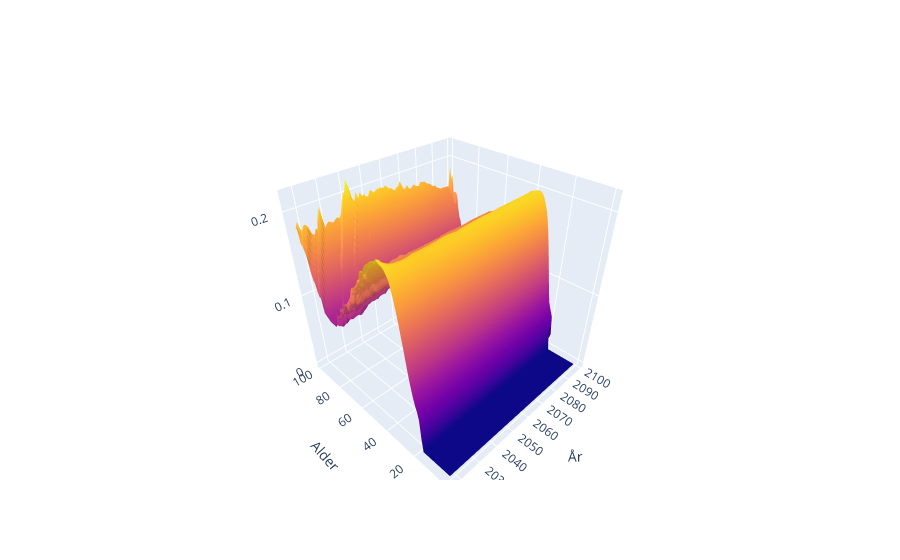

This figure's notebook cell:
### Code cell
dt.age_figure_3d(b.vC_a, end_age=99, end_year=2099)

### Figure 1 — Plotly figure (JSON) as saved in the notebook; plotly's stock layout.template omitted (floating-point values rounded to 4 significant figures; data arrays with more than 128 entries replaced by an {"elided": "..."} marker saying what was removed)
{"data": [{"showscale": false, "type": "surface", "x": [2017, 2018, 2019, 2020, 2021, 2022, 2023, 2024, 2025, 2026, 2027, 2028, 2029, 2030, 2031, 2032, 2033, 2034, 2035, 2036, 2037, 2038, 2039, 2040, 2041, 2042, 2043, 2044, 2045, 2046, 2047, 2048, 2049, 2050, 2051, 2052, 2053, 2054, 2055, 2056, 2057, 2058, 2059, 2060, 2061, 2062, 2063, 2064, 2065, 2066, 2067, 2068, 2069, 2070, 2071, 2072, 2073, 2074, 2075, 2076, 2077, 2078, 2079, 2080, 2081, 2082, 2083, 2084, 2085, 2086, 2087, 2088, 2089, 2090, 2091, 2092, 2093, 2094, 2095, 2096, 2097, 2098, 2099], "y": [0, 1, 2, 3, 4, 5, 6, 7, 8, 9, 10, 11, 12, 13, 14, 15, 16, 17, 18, 19, 20, 21, 22, 23, 24, 25, 26, 27, 28, 29, 30, 31, 32, 33, 34, 35, 36, 37, 38, 39, 40, 41, 42, 43, 44, 45, 46, 47, 48, 49, 50, 51, 52, 53, 54, 55, 56, 57, 58, 59, 60, 61, 62, 63, 64, 65, 66, 67, 68, 69, 70, 71, 72, 73, 74, 75, 76, 77, 78, 79, 80, 81, 82, 83, 84, 85, 86, 87, 88, 89, 90, 91, 92, 93, 94, 95, 96, 97, 98, 99], "z": {"elided": "100x83 float values"}}], "layout": {"scene": {"xaxis": {"autorange": "reversed", "title": {"text": "År"}}, "yaxis": {"autorange": "reversed", "title": {"text": "Alder"}}, "zaxis": {"title": {"text": ""}}}, "title": {"text": "", "x": 0.5, "y": 0.925}}}
